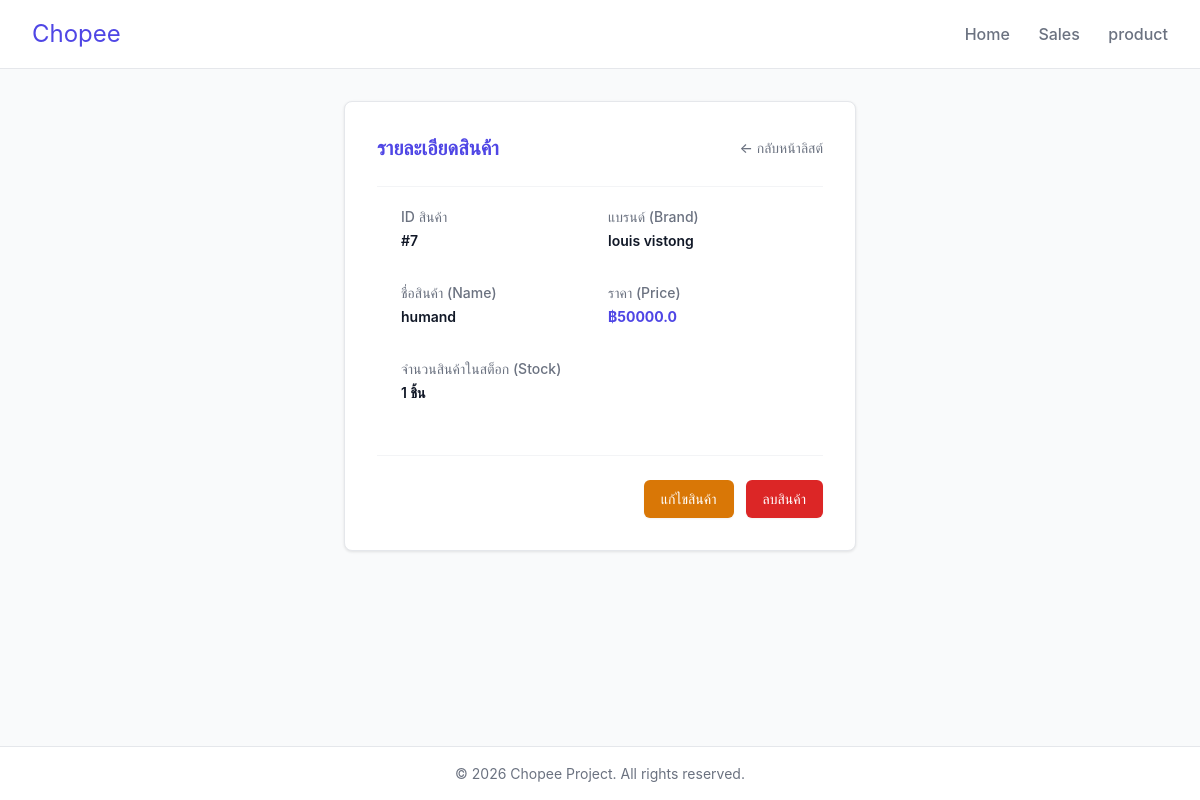
Page /product/read/7/ on the committed database.
### chopee/models.py (models this page shows)
class Product(models.Model):
    brand = models.CharField(max_length=100)
    name = models.CharField(max_length=100)
    price = models.FloatField()
    stock = models.IntegerField()

### chopee/views.py (the view)
# urls.py: path('product/read/', product_read, name='read_empty'),
def product_read(request, pk=None):
    if pk is None:
        return redirect('list')
    p = get_object_or_404(Product, pk=pk)
    return render(request, 'product/read.html', {'product': p})

### chopee/templates/product/read.html
{% extends 'menu.html' %}
{% block content %}
<div class="card max-w-lg mx-auto">
    <div class="flex justify-between items-center mb-6">
        <h2 class="text-xl font-bold text-indigo-600">รายละเอียดสินค้า</h2>
        <a href="{% url 'list' %}" class="text-sm font-medium text-gray-500 hover:text-gray-700">&larr; กลับหน้าลิสต์</a>
    </div>
    <div class="border-t border-gray-100 px-4 py-5 sm:px-6">
        <dl class="grid grid-cols-1 gap-x-4 gap-y-8 sm:grid-cols-2">
            <div class="sm:col-span-1">
                <dt class="text-sm font-medium text-gray-500">ID สินค้า</dt>
                <dd class="mt-1 text-sm text-gray-900 font-semibold">#{{ product.id }}</dd>
            </div>
            <div class="sm:col-span-1">
                <dt class="text-sm font-medium text-gray-500">แบรนด์ (Brand)</dt>
                <dd class="mt-1 text-sm text-gray-900 font-semibold">{{ product.brand }}</dd>
            </div>
            <div class="sm:col-span-1">
                <dt class="text-sm font-medium text-gray-500">ชื่อสินค้า (Name)</dt>
                <dd class="mt-1 text-sm text-gray-900 font-semibold">{{ product.name }}</dd>
            </div>
            <div class="sm:col-span-1">
                <dt class="text-sm font-medium text-gray-500">ราคา (Price)</dt>
                <dd class="mt-1 text-sm text-indigo-600 font-bold">฿{{ product.price }}</dd>
            </div>
            <div class="sm:col-span-1">
                <dt class="text-sm font-medium text-gray-500">จำนวนสินค้าในสต็อก (Stock)</dt>
                <dd class="mt-1 text-sm text-gray-900 font-semibold">{{ product.stock }} ชิ้น</dd>
            </div>
        </dl>
    </div>
    <div class="mt-8 border-t border-gray-100 pt-6 flex justify-end space-x-3">
        <a href="{% url 'update' product.pk %}" class="inline-flex justify-center rounded-md border border-transparent bg-amber-600 py-2 px-4 text-sm font-medium text-white shadow-sm hover:bg-amber-700">
            แก้ไขสินค้า
        </a>
        <a href="{% url 'delete' product.pk %}" class="inline-flex justify-center rounded-md border border-transparent bg-red-600 py-2 px-4 text-sm font-medium text-white shadow-sm hover:bg-red-700">
            ลบสินค้า
        </a>
    </div>
</div>
{% endblock %}

### chopee/templates/menu.html (style rules this page uses)
:root { --primary: #4F46E5; --primary-hover: #4338CA; --background: #F9FAFB; --text-main: #111827; --text-muted: #6B7280; --card-bg: #FFFFFF; --border: #E5E7EB; }
body { font-family: 'Inter', -apple-system, BlinkMacSystemFont, "Segoe UI", Roboto, sans-serif; background-color: var(--background); color: var(--text-main); margin: 0; padding: 0; display: flex; flex-direction: column; min-height: 100vh; }
.card { background-color: var(--card-bg); border: 1px solid var(--border); border-radius: 8px; padding: 2rem; box-shadow: 0 1px 3px rgba(0, 0, 0, 0.1); }
h2 { margin-top: 0; font-size: 1.75rem; }

### rows in the picture
Product: id "7", brand "louis vistong", name "humand", price "50000.0", stock "1"
